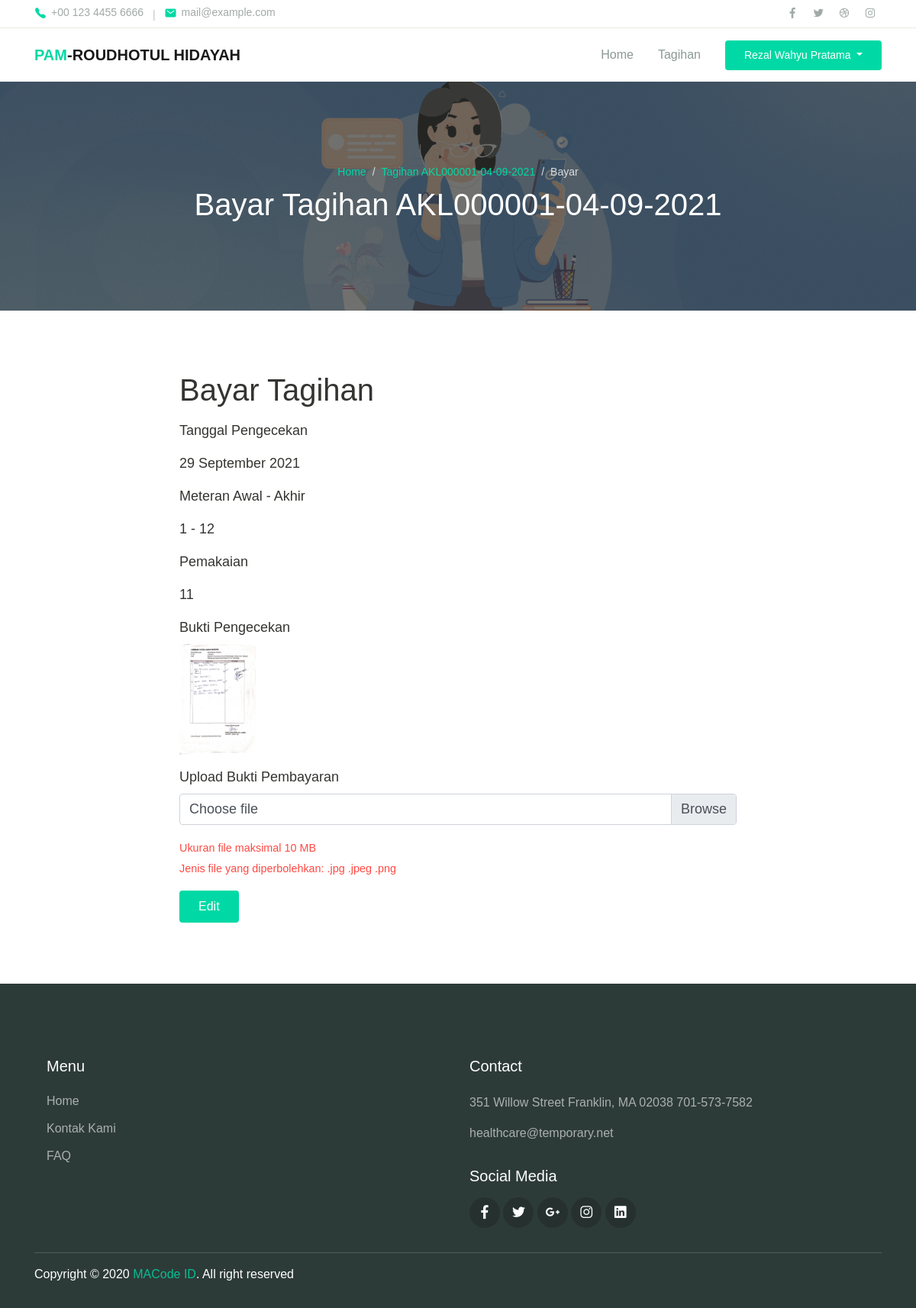
Page /pelanggan/tagihan_bayar.php?id=1 (signed in) on the committed database.
### tables this page shows
CREATE TABLE `pelanggan` (
  `id` int(10) NOT NULL,
  `id_pelanggan` varchar(10) NOT NULL,
  `nama` char(40) NOT NULL,
  `dusun` int(4) NOT NULL,
  `rt` int(3) NOT NULL,
  `rw` int(3) NOT NULL,
  `no_rumah` int(4) NOT NULL,
  `no_hp` varchar(13) NOT NULL,
  `level` varchar(20) NOT NULL,
  `code` varchar(10) NOT NULL,
  `qrcode` varchar(500) NOT NULL
);

CREATE TABLE `tagihan` (
  `id` int(10) NOT NULL,
  `id_tagihan` varchar(21) NOT NULL,
  `id_pelanggan` varchar(10) NOT NULL,
  `nama` char(40) NOT NULL,
  `tgl_cek` date NOT NULL,
  `awal` int(3) NOT NULL,
  `akhir` int(3) NOT NULL,
  `pemakaian` int(5) NOT NULL,
  `tagihan` int(7) NOT NULL,
  `status` enum('butuh bayar','butuh konfirmasi','lunas') NOT NULL,
  `metode_bayar` enum('transfer','petugas') DEFAULT NULL,
  `tgl_bayar` timestamp NULL DEFAULT NULL,
  `petugas_verifikasi` varchar(50) DEFAULT NULL,
  `file` varchar(500) DEFAULT NULL,
  `foto_meteran` varchar(500) NOT NULL,
  `create_at` timestamp NOT NULL DEFAULT current_timestamp()
);

### pelanggan/tagihan_bayar.php (the view, shortened to what this page needs)
<?php
    $thisPage = 'akun';
    include '../config/koneksi.php';
    $id_pelanggan = $_SESSION['pamrh_id_pelanggan'];
    $query_pelanggan_login = mysqli_query($koneksi, "SELECT * FROM pelanggan WHERE id='$id_pelanggan'");
    $pelanggan_login = mysqli_fetch_assoc($query_pelanggan_login);
    $id_tagihan = $_GET['id'];
    $query_data_tagihan = mysqli_query($koneksi, "SELECT * FROM tagihan WHERE id='$id_tagihan'");
    $data_tagihan = mysqli_fetch_array($query_data_tagihan);
    include 'layout/header.php';
?>
    <div class="page-banner overlay-dark bg-image" style="background-image: url('../assets/img/gmb-4.png');">
        <div class="banner-section">
            <div class="container text-center wow fadeInUp">
                <nav aria-label="Breadcrumb">
                    <ol class="breadcrumb breadcrumb-dark bg-transparent justify-content-center py-0 mb-2">
                        <li class="breadcrumb-item"><a href="index.php">Home</a></li>
                        <li class="breadcrumb-item"><a href="tagihan.php">Tagihan <?php echo $data_tagihan['id_tagihan']; ?></a></li>
                        <li class="breadcrumb-item active" aria-current="page">Bayar</li>
                    </ol>
                </nav>
                <h1 class="font-weight-normal">Bayar Tagihan <?php echo $data_tagihan['id_tagihan']; ?></h1>
            </div>
        </div>
    </div>
    <div class="page-section">
        <div class="container">
            <div class="row justify-content-center">
                <div class="col-8 wow fadeInUp">
                    <h1 class="mb-3">Bayar Tagihan</h1>
                    <div class="text-lg">
                        <form method="POST" enctype="multipart/form-data" action="function/bayar_tagihan.php">
                            <div class="form-group">
                                <label for="exampleInputEmail1">Tanggal Pengecekan</label>
                                <div class="col-12 m-0 p-0 mt-2"><?php echo date('d F Y', strtotime($data_tagihan['tgl_cek'])); ?></div>
                            </div>
                            <div class="form-group">
                                <label for="exampleInputEmail1">Meteran Awal - Akhir</label>
                                <div class="col-12 m-0 p-0 mt-2"><?php echo $data_tagihan['awal'].' - '.$data_tagihan['akhir']; ?></div>
                            </div>
                            <div class="form-group">
                                <label for="exampleInputEmail1">Pemakaian</label>
                                <div class="col-12 m-0 p-0 mt-2"><?php echo $data_tagihan['pemakaian']; ?></div>
                            </div>
                            <div class="form-group">
                                <label for="exampleInputPassword1">Bukti Pengecekan</label><br>
                                <a class="example-image-link" href="../assets/img/meteran/<?php echo $data_tagihan['foto_meteran']; ?>" data-lightbox="example-set"><img class="example-image" style="width: 100px" src="../assets/img/meteran/<?php echo $data_tagihan['foto_meteran']; ?>" alt=""/></a>
                            </div>
                            <div class="form-group">
                                <label for="exampleInputPassword1">Upload Bukti Pembayaran</label><br>
                                <div class="input-group mb-3">
                                    <div class="custom-file">
                                        <label class="custom-file-label" for="inputGroupFile01">Choose file</label>
                                    </div>
                                </div>
                                <small class="text-danger">
                                    Ukuran file maksimal 10 MB<br>
                                    Jenis file yang diperbolehkan: .jpg .jpeg .png
                                </small>
                            </div>
                            <button type="submit" class="btn btn-primary">Edit</button>
                        </form>
                    </div>
                </div>
            </div>
        </div>
    </div>
<?php
include_once('layout/footer.php');
?>

### pelanggan/layout/header.php (shortened to what this page needs)
<!DOCTYPE html>
<html lang="en">
<head>
  <link rel="stylesheet" href="../assets/assets/css/maicons.css">
  <link rel="stylesheet" href="../assets/assets/css/bootstrap.css">
  <link rel="stylesheet" href="../assets/assets/vendor/owl-carousel/css/owl.carousel.css">
  <link rel="stylesheet" href="../assets/assets/vendor/animate/animate.css">
  <link rel="stylesheet" href="../assets/assets/css/theme.css">
  <link rel="stylesheet" href="https://cdn.jsdelivr.net/npm/sweetalert2@11.1.4/dist/sweetalert2.min.css">
  <link rel="stylesheet" href="https://cdn.datatables.net/1.11.0/css/dataTables.bootstrap4.min.css">
  <link rel="stylesheet" href="../assets/assets/vendor/lightbox2/dist/css/lightbox.min.css">
</head>
<body>
  <header>
    <div class="topbar">
      <div class="container">
        <div class="row">
          <div class="col-sm-8 text-sm">
            <div class="site-info">
              <a href="#"><span class="mai-call text-primary"></span> +00 123 4455 6666</a>
              <span class="divider">|</span>
              <a href="#"><span class="mai-mail text-primary"></span> mail@example.com</a>
            </div>
          </div>
          <div class="col-sm-4 text-right text-sm">
            <div class="social-mini-button">
              <a href="#"><span class="mai-logo-facebook-f"></span></a>
              <a href="#"><span class="mai-logo-twitter"></span></a>
              <a href="#"><span class="mai-logo-dribbble"></span></a>
              <a href="#"><span class="mai-logo-instagram"></span></a>
            </div>
          </div>
        </div>
      </div>
    </div>
    <nav class="navbar navbar-expand-lg navbar-light shadow-sm">
      <div class="container">
        <a class="navbar-brand" href="#"><span class="text-primary">PAM</span>-ROUDHOTUL HIDAYAH</a>
        <div class="collapse navbar-collapse" id="navbarSupport">
          <ul class="navbar-nav ml-auto">
            <li class="nav-item <?php if($thisPage == 'home') echo 'active'; ?>">
              <a class="nav-link" href="index.php">Home</a>
            </li>
            <li class="nav-item <?php if($thisPage == 'tagihan') echo 'active'; ?>">
              <a class="nav-link" href="tagihan.php">Tagihan</a>
            </li>
            <li class="nav-item">
              <?php if(isset($pelanggan_login))
              {
              ?>
              <div class="dropdown">
                <button class="btn btn btn-primary ml-lg-3 dropdown-toggle" type="button" id="dropdownMenuButton" data-toggle="dropdown" aria-haspopup="true" aria-expanded="false">
                  <?php echo $pelanggan_login['nama']; ?>
                </button>
              </div>
              <?php
              }
              else {
              ?>
              <a class="btn btn-primary ml-lg-3" href="../login.php">Login</a>
              <?php
              }
              ?>
            </li>
          </ul>
        </div>
      </div>
    </nav>
  </header>

### assets/assets/css/theme.css (style rules this page uses)
:root { --primary: #00D9A5; --accent: #FF3D85; --secondary: #4E5AFE; --warning: #EED818; --info: #05B4E1; --danger: #FF4943; --success: #96C93D; --dark: #343531; --light: #F5F9F6; --cs: #596261; --grey: #6E807A; }
body { font-family: "Source Sans Pro", sans-serif; line-height: 1.5; color: #343531; }
a { color: #07be94; text-decoration: none; background-color: transparent; }
.text-sm { font-size: 14px !important; }
.text-lg { font-size: 18px !important; }
.text-primary { color: #00D9A5 !important; }
.text-danger { color: #FF4943 !important; }
.btn-primary { color: #fff; background-color: #00D9A5; border-color: transparent; }
.topbar { border-bottom: 1px solid #E8EEE4; }
.topbar .row { align-items: center; min-height: 36px; }
.topbar .site-info a { display: inline-flex; align-items: center; color: #A1AAA7; }
.topbar .site-info a span { font-size: 16px; margin-right: 6px; }
.topbar .site-info .divider { margin-left: 8px; margin-right: 8px; color: #BEC8B8; }
.topbar .social-mini-button a { display: inline-block; padding: 4px 8px; color: #A1AAA7; }
.btn { padding: 8px 24px; }
.breadcrumb { background-color: #f8f9fa; }
.breadcrumb-dark .breadcrumb-item a { color: #00D9A5; }
.breadcrumb-dark .breadcrumb-item + .breadcrumb-item::before { display: inline-block; padding-right: 0.5rem; color: rgba(255, 255, 255, 0.8); content: "/"; }
.breadcrumb-dark .breadcrumb-item.active { color: rgba(255, 255, 255, 0.8); }
.navbar { min-height: 70px; }
.navbar-brand { font-weight: 600; padding-top: 10px; padding-bottom: 10px; }
.navbar-nav { margin-top: 10px; border-top: 1px solid #E8EEE4; flex-shrink: 0; }
.navbar-nav .nav-link { transition: all .2s ease; }
.navbar-nav .btn { font-size: 14px; }
.navbar-light .navbar-nav .nav-link { color: rgba(110, 128, 122, 0.8); }
@media (min-width: 992px) { .navbar-expand-lg .navbar-nav { margin-top: 0; border-top: none; } }
@media (min-width: 992px) { .navbar-expand-lg .navbar-nav .nav-link { padding-right: 16px; padding-left: 16px; } }
@media (min-width: 992px) { .navbar-expand-lg .navbar-nav { align-items: center; } }
.bg-image { position: relative; background-position: center center; background-size: cover; background-repeat: no-repeat; }
.bg-image > * { position: relative; z-index: 10; }
.page-section { position: relative; padding-top: 80px; padding-bottom: 80px; overflow: hidden; }
.page-banner { position: relative; height: 300px; z-index: 10; }
.page-hero.overlay-dark::before, .page-banner.overlay-dark::before { content: ""; position: absolute; top: 0; left: 0; width: 100%; height: 100%; background: rgba(52, 53, 49, 0.7); z-index: 1; }
.page-banner .breadcrumb-item, .page-banner .breadcrumb-item a { font-size: 14px; }
.hero-section, .banner-section { position: relative; display: -ms-flexbox; display: flex; -ms-flex-align: center; align-items: center; -ms-flex-pack: center; justify-content: center; height: 100%; color: #ffffff; z-index: 10; }

### rows in the picture
pelanggan: nama "Rezal Wahyu Pratama"
tagihan: id_tagihan "AKL000001-04-09-2021", tgl_cek "29 September 2021", awal "1", akhir "12", pemakaian "11", foto_meteran (picture)
